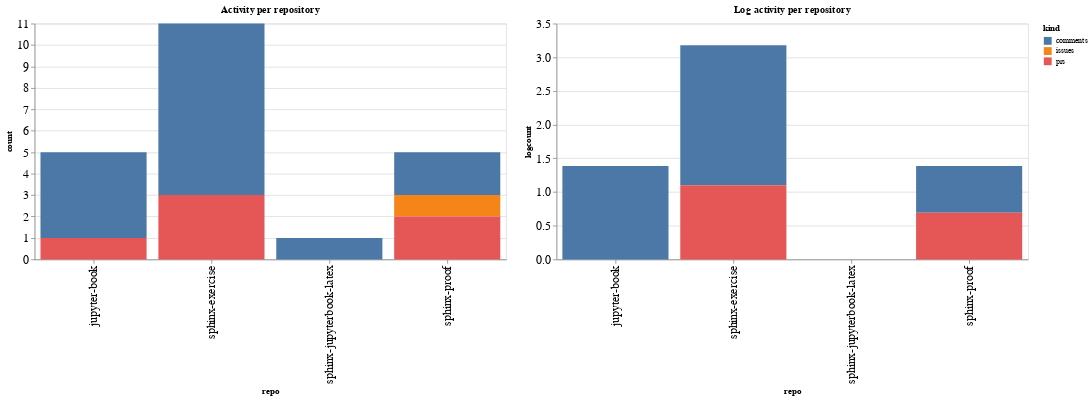

Notebook cell for this chart:
### Code cell
ch1 = alt.Chart(repo_summaries, width=600, title="Activity per repository").mark_bar().encode(
    x='repo',
    y='count',
    color='kind',
    tooltip="kind"
)

ch2 = alt.Chart(repo_summaries, width=600, title="Log activity per repository").mark_bar().encode(
    x='repo',
    y='logcount',
    color='kind',
    tooltip="kind"
)

ch1 | ch2

### Figure 1 — Vega-Lite specification as saved in the notebook (floating-point values rounded to 4 significant figures)
{"config": {"axisLeft": {"labelFontSize": 15}, "axisBottom": {"labelFontSize": 15}}, "hconcat": [{"mark": "bar", "encoding": {"color": {"type": "nominal", "field": "kind"}, "tooltip": {"type": "nominal", "field": "kind"}, "x": {"type": "nominal", "field": "repo"}, "y": {"type": "quantitative", "field": "count"}}, "title": "Activity per repository", "width": 600}, {"mark": "bar", "encoding": {"color": {"type": "nominal", "field": "kind"}, "tooltip": {"type": "nominal", "field": "kind"}, "x": {"type": "nominal", "field": "repo"}, "y": {"type": "quantitative", "field": "logcount"}}, "title": "Log activity per repository", "width": 600}], "data": {"name": "data-1b9333db4236cda40fea60b6b695706d"}, "$schema": "https://vega.github.io/schema/vega-lite/v4.8.1.json", "datasets": {"data-1b9333db4236cda40fea60b6b695706d": [{"repo": "jupyter-book", "kind": "comments", "count": 4, "logcount": 1.386}, {"repo": "jupyter-book", "kind": "prs", "count": 1, "logcount": 0.0}, {"repo": "sphinx-exercise", "kind": "comments", "count": 8, "logcount": 2.079}, {"repo": "sphinx-exercise", "kind": "prs", "count": 3, "logcount": 1.099}, {"repo": "sphinx-jupyterbook-latex", "kind": "comments", "count": 1, "logcount": 0.0}, {"repo": "sphinx-proof", "kind": "comments", "count": 2, "logcount": 0.6931}, {"repo": "sphinx-proof", "kind": "issues", "count": 1, "logcount": 0.0}, {"repo": "sphinx-proof", "kind": "prs", "count": 2, "logcount": 0.6931}]}}
